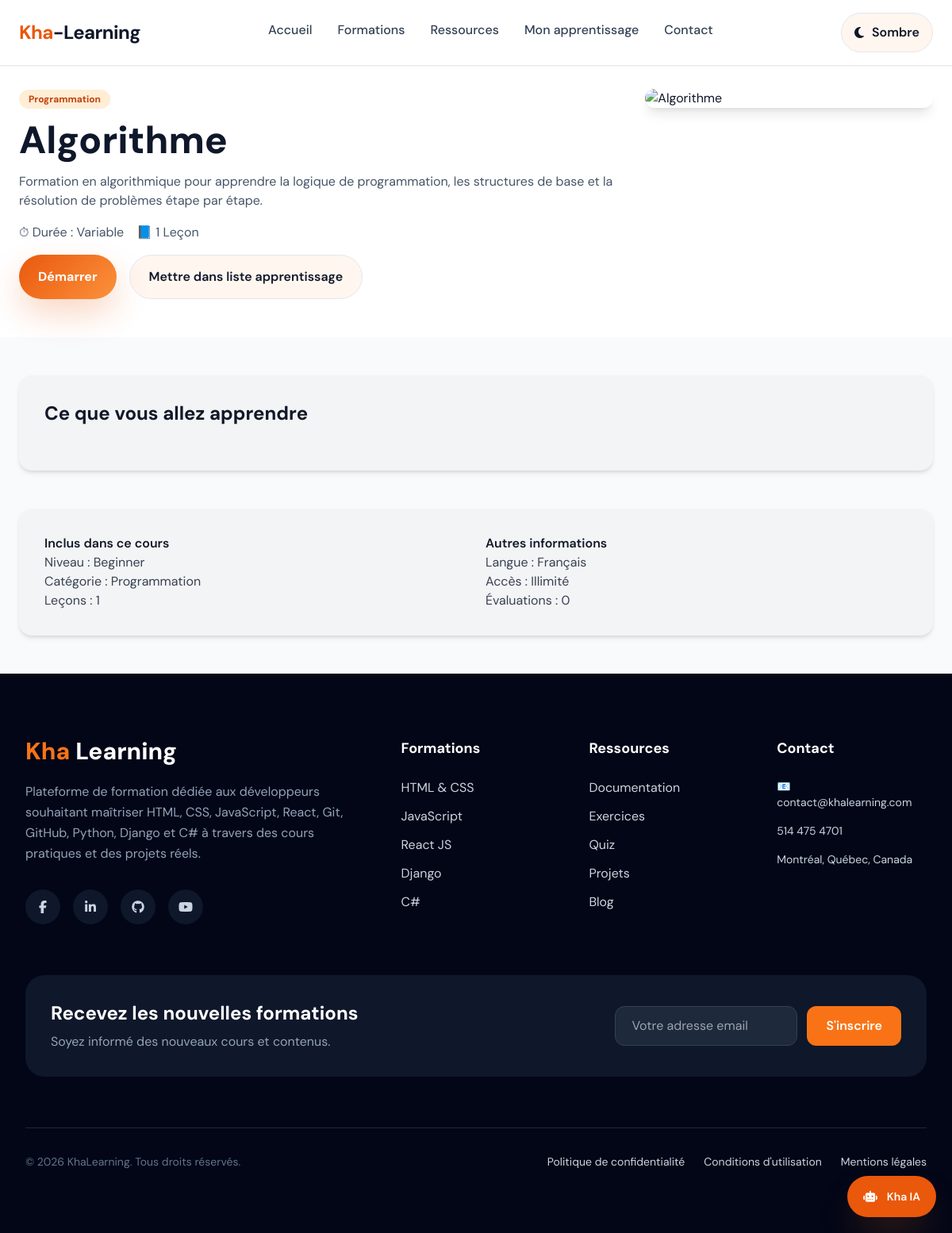
/courses/8/, run on the app's committed database.
### main/models.py (models this page shows, shortened)
class Course(models.Model):
    title = models.CharField(max_length=200)
    description = models.TextField(blank=True)
    image = models.ImageField(upload_to='images/', blank=True, null=True)
    category = models.ForeignKey(
        Category, on_delete=models.SET_NULL, null=True, related_name='courses'
    )
    created_at = models.DateTimeField(default=timezone.now)
    updated_at = models.DateTimeField(auto_now=True)
    is_featured = models.BooleanField(default=False)
    youtube_url = models.URLField(blank=True, null=True)
    author = models.CharField(max_length=100, blank=True)
    duration = models.PositiveIntegerField(blank=True, null=True, help_text="Durée en minutes")
    level = models.CharField(
        max_length=50,
        blank=True,
        choices=[('Beginner','Beginner'),('Intermediate','Intermediate'),('Advanced','Advanced')]
    )
    learning_points = models.TextField(
        blank=True,
        help_text="Écrire chaque point sur une nouvelle ligne"
    )
    class Meta:
        ordering = ['-created_at']
    def youtube_id(self):
        if not self.youtube_url:
            return None
        url_data = urlparse(self.youtube_url)
        query = parse_qs(url_data.query)
        return query.get("v", [None])[0]
    def youtube_thumbnail(self):
        video_id = self.youtube_id()
        if video_id:
            return f"https://img.youtube.com/vi/{video_id}/hqdefault.jpg"
        return None
    def duration_display(self):
        if not self.duration:
            return "Variable"
        hours = self.duration // 60
        minutes = self.duration % 60
        if hours > 0:
            return f"{hours}h {minutes}min" if minutes > 0 else f"{hours}h"
        return f"{minutes}min"
    def learning_points_list(self):
        return self.learning_points.splitlines()

class Category(models.Model):
    name = models.CharField(max_length=100)
    description = models.TextField(blank=True)
    image = models.ImageField(upload_to='categories/', blank=True, null=True)
    slug = models.SlugField(unique=True)
    class Meta:
        verbose_name_plural = "Categories"

### main/views.py (the view)
# urls.py: path('courses/<int:id>/', views.course_detail, name='course_detail'),
def course_detail(request, id):
    course = get_object_or_404(Course, id=id)
    return render(request, 'main/course_detail.html', {'course': course})

### main/templates/main/course_detail.html (shortened to what this page needs)
{% extends 'main/base.html' %} {% load static %} {% block content %}
<div class="relative bg-white pt-28 pb-12">
  <div class="max-w-7xl mx-auto px-6 space-y-12 text-slate-900">
    <div class="grid grid-cols-1 md:grid-cols-3 gap-8 items-start">
      <div class="md:col-span-2 space-y-4">
        <span class="inline-block bg-orange-100 text-orange-700 text-xs font-bold px-3 py-1 rounded-full">
          {{ course.category.name }}
        </span>
        <h1 class="text-4xl md:text-5xl font-extrabold">{{ course.title }}</h1>
        <p class="text-slate-600">{{ course.description }}</p>
        <div class="flex flex-wrap items-center gap-4 text-slate-600">
          <span>⏱ Durée : {{ course.duration_display }}</span>
          <span>📘 {{ course.lessons_count|default:"1 Leçon" }}</span>
        </div>
        <div class="flex flex-wrap gap-4 mt-4">
          {% if course.youtube_id %}
          <a
            href="https://www.youtube.com/watch?v={{ course.youtube_id }}"
            target="_blank"
            class="button-primary"
          >
            Démarrer
          </a>
          {% endif %}
          <a href="{% url 'add_to_learning' course.id %}"
            class="button-secondary"
          >
            Mettre dans liste apprentissage
          </a>
        </div>
      </div>
      <div>
        {% if course.youtube_id %}
        <a
          href="https://www.youtube.com/watch?v={{ course.youtube_id }}"
          target="_blank"
          class="relative block rounded-xl overflow-hidden shadow-lg"
        >
          <img
            src="{{ course.youtube_thumbnail }}"
            alt="{{ course.title }}"
            class="w-full h-full object-cover"
          />
          <div class="absolute inset-0 flex items-center justify-center">
            <svg
              class="w-16 h-16 text-white"
              viewBox="0 0 24 24"
              fill="currentColor"
            >
              <path d="M10 8l6 4-6 4V8z" />
            </svg>
          </div>
        </a>
        {% endif %}
      </div>
    </div>
  </div>
</div>
<div class="max-w-7xl mx-auto px-6 py-12 space-y-12">
  <div class="bg-gray-100 p-8 rounded-2xl shadow-md">
    <h2 class="text-2xl font-bold mb-6 text-gray-900">
      Ce que vous allez apprendre
    </h2>
  </div>
  <div
    class="bg-gray-100 p-8 rounded-2xl shadow-md grid grid-cols-1 md:grid-cols-2 gap-6 text-gray-700"
  >
    <div>
      <h3 class="font-semibold text-gray-900">Inclus dans ce cours</h3>
      <p>Niveau : {{ course.level }}</p>
      <p>Catégorie : {{ course.category.name }}</p>
      <p>Leçons : {{ course.lessons_count|default:"1" }}</p>
    </div>
    <div>
      <h3 class="font-semibold text-gray-900">Autres informations</h3>
      <p>Langue : {{ course.language|default:"Français" }}</p>
      <p>Accès : Illimité</p>
      <p>Évaluations : {{ course.reviews_count|default:"0" }}</p>
    </div>
  </div>
</div>
{% endblock %}

### main/templates/main/base.html (style rules this page uses)
:root { color-scheme: light; --bg: #f8fafc; --surface: #ffffff; --surface-soft: #f1f5f9; --text: #0f172a; --muted: #475569; --border: #e2e8f0; --accent: #ea580c; --accent-soft: rgba(234, 88, 12, 0.12); --shadow: 0 20px 60px rgba(15, 23, 42, 0.08); }
* { box-sizing: border-box; }
html { scroll-behavior: smooth; }
body { margin: 0; min-height: 100vh; background: var(--bg); color: var(--text); font-family: "DM Sans", Inter, system-ui, -apple-system, BlinkMacSystemFont, sans-serif; }
a { color: inherit; text-decoration: none; }
img { max-width: 100%; display: block; }
.button-primary { display: inline-flex; align-items: center; justify-content: center; gap: 10px; padding: 15px 24px; border-radius: 999px; background: linear-gradient(135deg, var(--accent), #fb923c); color: #fff; font-weight: 700; box-shadow: 0 18px 40px rgba(234, 88, 12, 0.24); transition: transform 0.2s ease; }
.button-secondary { display: inline-flex; align-items: center; justify-content: center; gap: 10px; padding: 15px 24px; border-radius: 999px; border: 1px solid var(--border); background: rgba(251, 146, 60, 0.08); color: var(--text); font-weight: 600; transition: background 0.2s ease, transform 0.2s ease; }

### data on the page
Course: category.name "Programmation", title "Algorithme", description "Formation en algorithmique pour apprendre la logique de programmation, les structures de base et la résolution de problèmes étape par étape.", duration_display "Variable", level "Beginner"

### other printed values
{{ course.lessons_count|default:"1 Leçon" }} "1 Leçon"
{{ course.lessons_count|default:"1" }} "1"
{{ course.language|default:"Français" }} "Français"
{{ course.reviews_count|default:"0" }} "0"
